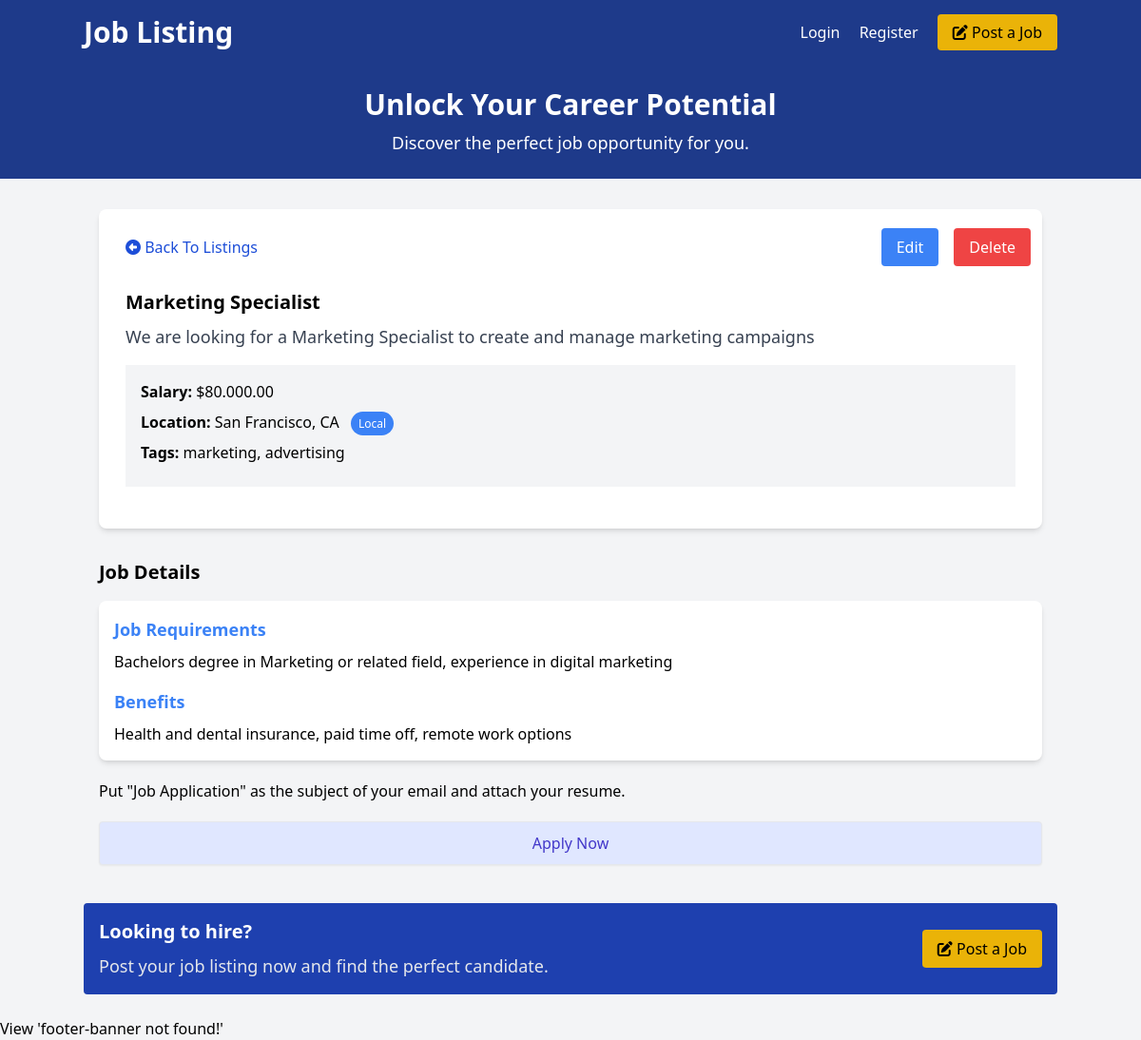
/listing?id=2, run on the app's committed database.
### tables this page shows
CREATE TABLE IF NOT EXISTS `listings` (
  `id` int NOT NULL AUTO_INCREMENT,
  `user_id` int NOT NULL,
  `title` varchar(255) NOT NULL,
  `description` longtext,
  `salary` varchar(45) DEFAULT NULL,
  `tags` varchar(255) DEFAULT NULL,
  `company` varchar(45) DEFAULT NULL,
  `address` varchar(255) DEFAULT NULL,
  `city` varchar(45) DEFAULT NULL,
  `state` varchar(45) DEFAULT NULL,
  `phone` varchar(45) DEFAULT NULL,
  `email` varchar(45) DEFAULT NULL,
  `requirements` longtext,
  `benefits` longtext,
  `created_at` timestamp NULL DEFAULT CURRENT_TIMESTAMP,
  PRIMARY KEY (`id`),
  KEY `fk_listings_users_idx` (`user_id`),
  CONSTRAINT `fk_listings_users` FOREIGN KEY (`user_id`) REFERENCES `users` (`id`) ON DELETE CASCADE ON UPDATE CASCADE
);

### App/controllers/ListingController.php (called while the page is built, shortened)
<?php
class ListingController
{
    protected $db;
    public function __construct()
    {
        $config = require basePath("config/db.php");
        $this->db = new Database($config);
    }
    public function show()
    {
        $id = $_GET['id'] ?? '';
        $params = [
            'id' => $id
        ];
        $listing = $this->db->query('SELECT * FROM listings Where id = :id', $params)->fetch();
        loadView('listings/show', [
            'listing' => $listing
        ]);
    }
}

### public/index.php (called while the page is built, shortened)
<?php
require '../helpers.php';
$router = new Router();
$uri = parse_url($_SERVER['REQUEST_URI'], PHP_URL_PATH);
$method = $_SERVER['REQUEST_METHOD'];
$router->route($uri, $method);

### Framework/Database.php (called while the page is built, shortened)
<?php
class Database
{
    public $conn;
    public function __construct($config)
    {
        $dsn = "mysql:host={$config['host']};port={$config['port']};dbname={$config['dbname']}";
        $options = [
            PDO::ATTR_ERRMODE => PDO::ERRMODE_EXCEPTION,
            PDO::ATTR_DEFAULT_FETCH_MODE => PDO::FETCH_OBJ
        ];
        try {
            $this->conn = new PDO($dsn, $config['username'], $config['password'], $options);
        } catch (PDOException $e) {
            throw new Exception("Database connection failed: {$e->getMessage()}");
        }
    }
    public function query($query, $params = [])
    {
        try {
            $sth = $this->conn->prepare($query);
            foreach ($params as $param => $value) {
                $sth->bindValue(':' . $param, $value);
            }
            $sth->execute();
            return $sth;
        } catch (PDOException $e) {
            throw new Exception("Query failed to execute: {$e->getMessage()}");
        }
    }
}

### App/views/listings/show.view.php (the view, shortened to what this page needs)
<?php loadPartial("navbar") ?>
<?php loadPartial("top-banner") ?>
<section class="container mx-auto p-4 mt-4">
    <div class="rounded-lg shadow-md bg-white p-3">
        <div class="flex justify-between items-center">
            <a class="block p-4 text-blue-700" href="/listings">
                <i class="fa fa-arrow-alt-circle-left"></i>
                Back To Listings
            </a>
            <div class="flex space-x-4 ml-4">
                <a
                    href="/edit"
                    class="px-4 py-2 bg-blue-500 hover:bg-blue-600 text-white rounded">Edit</a>
                <form method="POST">
                    <button
                        type="submit"
                        class="px-4 py-2 bg-red-500 hover:bg-red-600 text-white rounded">
                        Delete
                    </button>
                </form>
            </div>
        </div>
        <div class="p-4">
            <h2 class="text-xl font-semibold"><?= $listing->title ?></h2>
            <p class="text-gray-700 text-lg mt-2">
                <?= $listing->description ?>
            </p>
            <ul class="my-4 bg-gray-100 p-4">
                <li class="mb-2"><strong>Salary:</strong> <?= formatSalary($listing->salary) ?></li>
                <li class="mb-2">
                    <strong>Location:</strong> <?= $listing->city ?>, <?= $listing->state ?>
                    <span
                        class="text-xs bg-blue-500 text-white rounded-full px-2 py-1 ml-2">Local</span>
                </li>
                <li class="mb-2">
                    <strong>Tags:</strong> <?= $listing->tags ?>
                </li>
            </ul>
        </div>
    </div>
</section>
<section class="container mx-auto p-4">
    <h2 class="text-xl font-semibold mb-4">Job Details</h2>
    <div class="rounded-lg shadow-md bg-white p-4">
        <h3 class="text-lg font-semibold mb-2 text-blue-500">
            Job Requirements
        </h3>
        <p>
            <?= $listing->requirements ?>
        </p>
        <h3 class="text-lg font-semibold mt-4 mb-2 text-blue-500">Benefits</h3>
        <p><?= $listing->benefits ?></p>
    </div>
    <p class="my-5">
        Put "Job Application" as the subject of your email and attach your
        resume.
    </p>
    <a
        href="mailto:<?= $listing->email ?>"
        class="block w-full text-center px-5 py-2.5 shadow-sm rounded border text-base font-medium cursor-pointer text-indigo-700 bg-indigo-100 hover:bg-indigo-200">
        Apply Now
    </a>
</section>
<?php loadPartial("bottom-banner") ?>
<?php loadPartial("footer-banner") ?>

### Framework/Router.php (shortened to what this page needs)
<?php
class Router
{
    protected $routes = array();
    public function registerRoute($method, $uri, $action)
    {
        list($controller, $controllerMethod) = explode("@", $action);
        $this->routes[] = [
            'method' => $method,
            'uri' => $uri,
            'controller' => $controller,
            'controllerMethod' => $controllerMethod
        ];
    }
    public function route($uri, $method)
    {
        foreach ($this->routes as $route) {
            if ($route['uri'] === $uri && $route['method'] === $method) {
                $controllerMethod = $route['controllerMethod'];
                $controllerInstance = new $controller();
                $controllerInstance->$controllerMethod();
                return;
            }
        }
    }
}

### helpers.php (shortened to what this page needs)
<?php
function basePath($path = '')
{
    return __DIR__ . '/' . $path;
}
function loadView($name, $data = [])
{
    $viewPath = basePath("App/views/{$name}.view.php");
    if (file_exists($viewPath)) {
        extract($data);
        require $viewPath;
    } else {
        echo "View '{$name} not found!'";
    }
}
function loadPartial($name)
{
    $partialPath = basePath("App/views/partials/{$name}.php");
    if (file_exists($partialPath)) {
        require $partialPath;
    } else {
        echo "View '{$name} not found!'";
    }
}
function formatSalary($salary)
{
    return '$' . number_format(floatval(($salary)), 2, '.', '.');
}

### App/views/partials/navbar.php
<header class="bg-blue-900 text-white p-4">
    <div class="container mx-auto flex justify-between items-center">
        <h1 class="text-3xl font-semibold">
            <a href="/">Job Listing</a>
        </h1>
        <nav class="space-x-4">
            <a href="login.html" class="text-white hover:underline">Login</a>
            <a href="register.html" class="text-white hover:underline">Register</a>
            <a
                href="/listings/create"
                class="bg-yellow-500 hover:bg-yellow-600 text-black px-4 py-2 rounded hover:shadow-md transition duration-300"><i class="fa fa-edit"></i> Post a Job</a>
        </nav>
    </div>
</header>

### App/views/partials/top-banner.php
<section class="bg-blue-900 text-white py-6 text-center">
    <div class="container mx-auto">
        <h2 class="text-3xl font-semibold">Unlock Your Career Potential</h2>
        <p class="text-lg mt-2">
            Discover the perfect job opportunity for you.
        </p>
    </div>
</section>

### App/views/partials/bottom-banner.php
<section class="container mx-auto my-6">
    <div
        class="bg-blue-800 text-white rounded p-4 flex items-center justify-between">
        <div>
            <h2 class="text-xl font-semibold">Looking to hire?</h2>
            <p class="text-gray-200 text-lg mt-2">
                Post your job listing now and find the perfect candidate.
            </p>
        </div>
        <a
            href="/listings/create"
            class="bg-yellow-500 hover:bg-yellow-600 text-black px-4 py-2 rounded hover:shadow-md transition duration-300">
            <i class="fa fa-edit"></i> Post a Job
        </a>
    </div>
</section>

### data on the page
listings: title "Marketing Specialist", description "We are looking for a Marketing Specialist to create and manage marketing campaigns", salary "$80.000.00", city "San Francisco", state "CA", tags "marketing, advertising", requirements "Bachelors degree in Marketing or related field, experience in digital marketing", benefits "Health and dental insurance, paid time off, remote work options"
